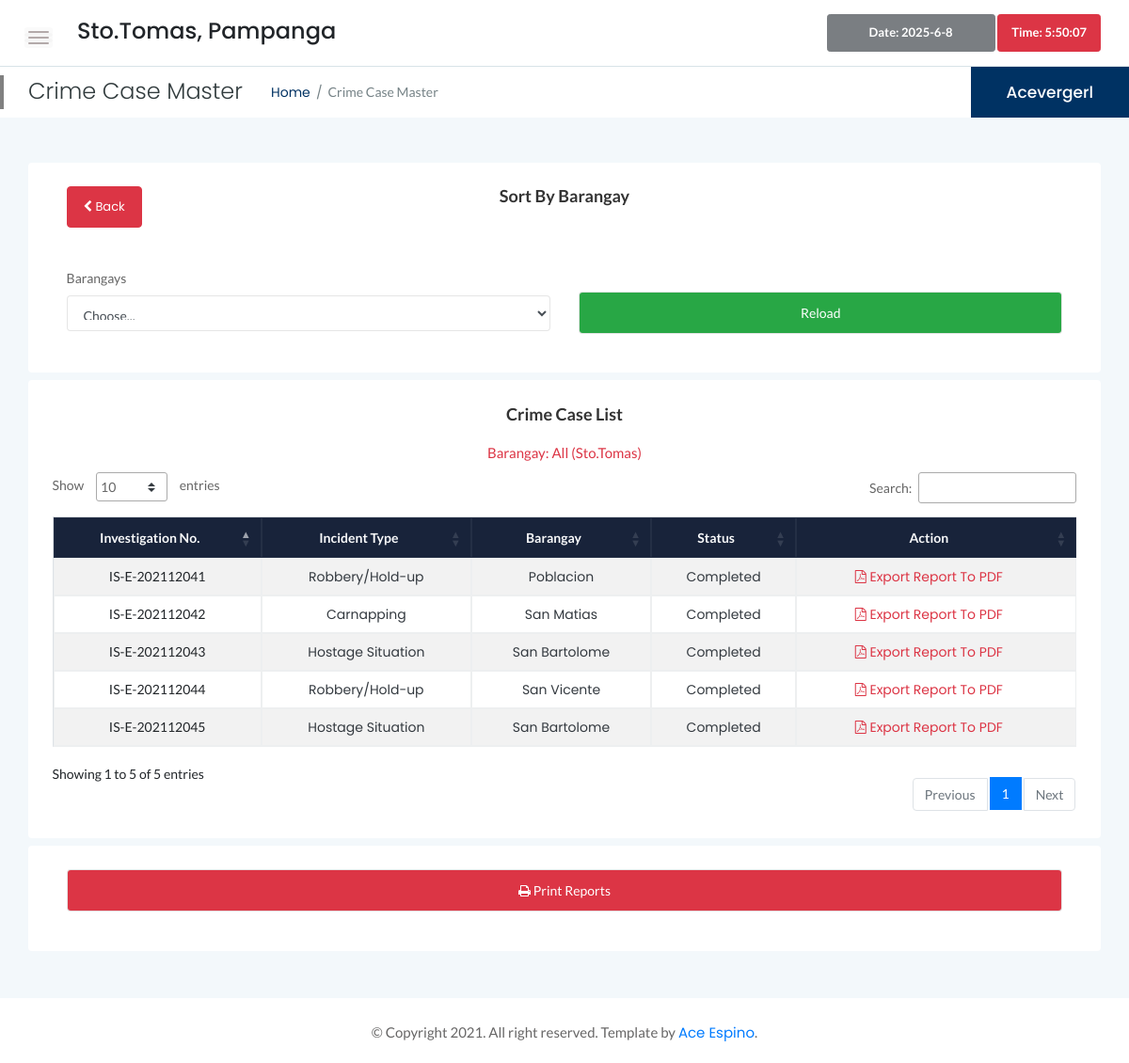
The app's page /admin-crimereports.php (signed in) with its own data.
### tables this page shows
CREATE TABLE `tbl_irf` (
  `id` int(11) NOT NULL,
  `blotterno` varchar(255) NOT NULL,
  `incitype` varchar(255) NOT NULL,
  `datereported` date NOT NULL,
  `timereported` time NOT NULL,
  `dateincident` date NOT NULL,
  `timeincident` time NOT NULL,
  `isitcrime` varchar(255) NOT NULL,
  `narrativerep` longtext NOT NULL,
  `placeofinci` varchar(255) NOT NULL,
  `status` varchar(255) NOT NULL,
  `barangay` varchar(255) NOT NULL,
  `municipality` varchar(255) NOT NULL,
  `province` varchar(255) NOT NULL
);

### admin-crimereports.php (the view, shortened to what this page needs)
<?php
if (isset($_SESSION['ID']) && isset($_SESSION['NAME'])) {
$cbtn = $_SESSION['choosebtn'];
if ($cbtn == 0) {
   $cbtn ="All (Sto.Tomas)";
}
?>
<!doctype html>
<html class="no-js" lang="en">
<head>
    <link rel="stylesheet" href="assets/css/bootstrap.min.css">
    <link rel="stylesheet" href="assets/css/font-awesome.min.css">
    <link rel="stylesheet" href="assets/css/themify-icons.css">
    <link rel="stylesheet" href="assets/css/metisMenu.css">
    <link rel="stylesheet" href="assets/css/owl.carousel.min.css">
    <link rel="stylesheet" href="assets/css/slicknav.min.css">
    <link rel="stylesheet" href="https://www.amcharts.com/lib/3/plugins/export/export.css" type="text/css" media="all" />
    <link rel="stylesheet" type="text/css" href="https://cdn.datatables.net/1.10.19/css/jquery.dataTables.css">
    <link rel="stylesheet" type="text/css" href="https://cdn.datatables.net/1.10.18/css/dataTables.bootstrap4.min.css">
    <link rel="stylesheet" type="text/css" href="https://cdn.datatables.net/responsive/2.2.3/css/responsive.bootstrap.min.css">
    <link rel="stylesheet" type="text/css" href="https://cdn.datatables.net/responsive/2.2.3/css/responsive.jqueryui.min.css">
    <link rel="stylesheet" href="assets/css/typography.css">
    <link rel="stylesheet" href="assets/css/default-css.css">
    <link rel="stylesheet" href="assets/css/styles.css">
    <link rel="stylesheet" href="assets/css/responsive.css">
</head>
<body onload="startTime()">
    <div class="page-container">
        <div class="main-content">
            <div class="header-area">
                <div class="row align-items-center">
                    <div class="col-md-6 col-sm-8 clearfix">
                        <div class="nav-btn pull-left">
                            <span></span>
                            <span></span>
                            <span></span>
                        </div>
                        <h4>Sto.Tomas, Pampanga </h4>
                    </div>
                    <div class="col-md-6 col-sm-4 clearfix">
                        <ul class="notification-area pull-right">
                            <li>
                                <input type="text" class="btn btn-dark btn-sm font-weight-bold" id="currentDateTime" disabled="">
                            </li>
                            <div id="txt" class="btn btn-danger btn-sm font-weight-bold" disabled pointer-events:none;></div>
                        </ul>
                    </div>
                </div>
            </div>
            <div class="page-title-area">
                <div class="row align-items-center">
                    <div class="col-sm-6">
                        <div class="breadcrumbs-area clearfix">
                            <h4 class="page-title pull-left">Crime Case Master</h4>
                            <ul class="breadcrumbs pull-left">
                                <li><a href="index.html">Home</a></li>
                                <li><span>Crime Case Master</span></li>
                            </ul>
                        </div>
                    </div>
                    <div class="col-sm-6 clearfix">
                        <div class="user-profile pull-right">
                            <h4 class="user-name dropdown-toggle" data-toggle="dropdown"><?php echo $_SESSION['NAME'];?></h4>
                        </div>
                    </div>
                </div>
            </div>
            <div class="main-content-inner">
                <div class="container-fluid">
                    <div class="row">
                        <div class="col mt-5">
                            <div class="card">
                                <div class="card-body">
                                    <div class="container-fluid">
                                        <div class="row">
                                            <div class="col">
                                                <a href="admin-crimelist.php" class="btn btn-danger"><i class="fa fa-chevron-left" aria-hidden="true"></i> Back</a>
                                            </div>
                                            <div class="col mb-5">
                                                 <h2 class="header-title text-center">Sort by barangay</h2>
                                            </div>
                                            <div class="col">
                                            </div>
                                        </div>
                                    </div>
                                    <div class="container">
                                        <form action="code.php" method="POST">
                                            <div class="row">
                                                <div class="col form-group">
                                                    <label>Barangays</label>
                                                    <select class="form-control" name="chooseinp">
                                                        <option selected="" readonly="">Choose...</option>
                                                    </select>
                                                </div>
                                                <div class="col form-group mt-1">
                                                    <button type="submit" class="btn btn-success form-control" name="reloadbtn">Reload</button>
                                                </div>
                                            </div>
                                        </form>
                                    </div>
                                </div>
                            </div>
                        </div>
                    </div>
                    <div class="row">
                        <div class="col mt-2">
                            <div class="card">
                                <div class="card-body">
                                    <div class="container-fluid">
                                        <div class="row">
                                            <div class="col">
                                            </div>
                                            <div class="col mb-2">
                                                <h2 class="header-title text-center">Crime Case List</h2>
                                                <p class="text-center text-danger">Barangay: <?php echo $cbtn; ?></p>
                                            </div>
                                            <div class="col">
                                            </div>
                                        </div>
                                    </div>
                                    <table id="example" class="table table-striped table-bordered" style="width:100%">
                                        <thead class="bg-my-secondary text-light">
                                            <tr>
                                                <th class="text-center">Investigation No.</th>
                                                <th class="text-center">Incident Type </th>
                                                <th class="text-center">Barangay</th>
                                                <th class="text-center">Status</th>
                                                <th class="text-center">Action</th>
                                            </tr>
                                        </thead>
                                        <tbody>
                                            <?php
                                                $sname = "localhost";
                                                $uname = "root";
                                                $password = "";
                                                $db_name = "ciras";
                                                $conn = mysqli_connect($sname, $uname, $password, $db_name);
                                                if ($cbtn == "All (Sto.Tomas)") {
                                                       $table = mysqli_query($conn,"SELECT * FROM tbl_irf WHERE isitcrime='Yes' AND status = 'Completed' ");
                                                }else{
                                                     $table = mysqli_query($conn,"SELECT * FROM tbl_irf WHERE isitcrime='Yes' AND status = 'Completed' AND barangay = '".$cbtn."' ");
                                                }
                                                if(mysqli_num_rows($table) > 0)
                                                {
                                                  while ($row = mysqli_fetch_assoc($table))
                                                  {
                                                  ?>
                                            <tr>
                                                <td class="text-center"><?php echo $row["blotterno"]; ?></td>
                                                <td class="text-center"><a href="" class="text-dark"><?php echo $row["incitype"]; ?></a>
                                                </td>
                                                <td class="text-center"><a href="" class="text-dark"><?php echo $row["barangay"]; ?></a>
                                                </td>
                                                <td class="text-center"><a href="" class="text-dark"><?php echo $row["status"]; ?></a></td>
                                                <td>
                                                    <ul class="d-flex justify-content-center">
                                                        <li class="mr-3"><a href="#" class="text-danger"><i class="fa fa-file-pdf-o" aria-hidden="true"></i> Export Report To PDF </a></li>
                                                    </ul>
                                                </td>
                                            </tr>
                                                <?php
                                                    }
                                                    }
                                                    ?>
                                        </tbody>
                                    </table>
                                </div>
                            </div>
                        </div>
                    </div>
                    <div class="row">
                        <div class="col mt-2">
                            <div class="card">
                                <form method="post" action="generate_pdf.php">
                                    <div class="card-body">
                                        <div class="container-fluid">
                                            <div class="row">
                                                <div class="col form-group">
                                                    <button type="submit" class="btn btn-danger form-control" name="generate_pdf"><i class="fa fa-print" aria-hidden="true"></i> Print Reports</button>
                                                </div>
                                            </div>
                                        </div>
                                    </div>
                                </form>
                            </div>
                        </div>
                    </div>
                </div>
            </div>
        </div>
        <footer>
            <div class="footer-area">
                <p>© Copyright 2021. All right reserved. Template by <a href="https://www.facebook.com/acevergel.espino">Ace Espino</a>.</p>
            </div>
        </footer>
    </div>
</body>
</html>
<?php
}else{
  header("Location:index.php");
  exit();
}
 ?>

### assets/css/styles.css (style rules this page uses)
.page-container { width: 100%; height: 100%; min-height: 100vh; padding-left: 280px; -webkit-transition: padding-left 0.3s ease 0s; transition: padding-left 0.3s ease 0s; }
.bg-my-secondary { background: #18233a; }
.sbar_collapsed.page-container { padding-left: 0; }
.card { border: none; border-radius: 4px; background-color: #fff; -webkit-transition: all 0.3s ease 0s; transition: all 0.3s ease 0s; }
.card-body { padding: 25.6px; padding: 1.6rem; }
.main-content { width: 100%; background: #F3F8FB; }
.main-content-inner { padding: 0 30px 50px; }
.header-area { padding: 15px 30px; background: #fff; border-bottom: 1px solid #d8e3e7; }
.nav-btn { margin: 10px 30px 0 0; cursor: pointer; }
.nav-btn span { display: block; width: 22px; height: 2px; background: #b3aaaa; margin: 4px 0; border-radius: 15px; -webkit-transition: all 0.3s ease 0s; transition: all 0.3s ease 0s; box-shadow: 0 0 0 4px rgba(99, 96, 96, 0.03); }
.nav-btn span:nth-child(2) { opacity: 0; }
.nav-btn span:first-child { -webkit-transform: rotate(45deg)translate(5px, 5px); transform: rotate(45deg)translate(5px, 5px); }
.nav-btn span:last-child { -webkit-transform: rotate(-45deg)translate(3px, -3px); transform: rotate(-45deg)translate(3px, -3px); }
.sbar_collapsed .nav-btn span { transform: none; opacity: 1; }
.notification-area { -webkit-user-select: none; -moz-user-select: none; -ms-user-select: none; user-select: none; position: relative; z-index: 1; }
.notification-area li { display: inline-block; margin-left: 20px; cursor: pointer; -webkit-user-select: none; -moz-user-select: none; -ms-user-select: none; user-select: none; }
.page-title-area { padding: 0 30px; background: #fff; position: relative; }
.page-title-area:before { content: ''; position: absolute; left: 0; top: 50%; width: 4px; height: 36px; background: gray; -webkit-transform: translateY(-50%); transform: translateY(-50%); }
.page-title { font-size: 24px; font-weight: 300; color: #313b3d; letter-spacing: 0; margin-right: 30px; }
ul.breadcrumbs { margin-top: 4px; }
.breadcrumbs li { display: inline-block; }
.breadcrumbs li a, .breadcrumbs li span { display: block; font-size: 14px; font-weight: 400; color: #003263; letter-spacing: 0; margin-right: 16px; position: relative; }
.breadcrumbs li a:before { content: '/'; color: #768387; position: absolute; right: -13px; top: 0; }
.breadcrumbs li span { margin-right: 0; color: #768387; text-transform: capitalize; }
.user-profile { margin-right: -30px; display: -webkit-box; display: -ms-flexbox; display: flex; -webkit-box-align: center; -ms-flex-align: center; align-items: center; -ms-flex-wrap: wrap; flex-wrap: wrap; background: -webkit-linear-gradient(left, #003263 0%, #003263 100%); background: linear-gradient(to right, #003263 0%, #003263 100%); padding: 17px 38px; position: relative; }
.user-name { font-size: 17px; font-weight: 500; color: #fff; letter-spacing: 0; cursor: pointer; -webkit-user-select: none; -moz-user-select: none; -ms-user-select: none; user-select: none; }
.notification-area .dropdown-toggle, .user-name.dropdown-toggle { position: relative; }
.notification-area .dropdown-toggle:after, .user-name.dropdown-toggle:after { display: none; }
.header-title { font-family: 'Lato', sans-serif; font-size: 18px; font-weight: 600; letter-spacing: 0; color: #333; text-transform: capitalize; margin-bottom: 17px; }
.footer-area { text-align: center; padding: 23px 0 19px; background: #fff; }
.footer-area p { color: #676666; margin-bottom: 0; }
.btn { padding: 11px 17px; font-size: 13px; letter-spacing: 0; }
.btn-sm { padding: 9px 14px; }
.form-control, .form-control:focus { outline: none; box-shadow: none; }
.form-control { font-size: 14px; border: 1px solid rgba(170, 170, 170, .3); padding: 10.72px 12.8px; padding: .67rem .8rem; }
label { font-weight: 500; color: #666; display: inline-block; margin-bottom: 8px; margin-bottom: .5rem; }
table tr th { border-bottom: none; }
table tr th, table tr td { border-top: 1px solid rgba(120, 130, 140, 0.13) !important; }
.table-bordered td, .table-bordered th { border: 1px solid rgba(120, 130, 140, 0.13) !important; }
table.dataTable.no-footer { border-bottom: 1px solid rgba(120, 130, 140, 0.13) !important; }
table.dataTable thead th, table.dataTable thead td { border-bottom-color: transparent; }

### records on screen
tbl_irf: blotterno "IS-E-202112041", incitype "Robbery/Hold-up", barangay "Poblacion", status "Completed"
tbl_irf: blotterno "IS-E-202112044", incitype "Robbery/Hold-up", barangay "San Vicente", status "Completed"
tbl_irf: blotterno "IS-E-202112043", incitype "Hostage Situation", barangay "San Bartolome", status "Completed"
tbl_irf: blotterno "IS-E-202112042", incitype "Carnapping", barangay "San Matias", status "Completed"
tbl_irf: blotterno "IS-E-202112045", incitype "Hostage Situation", barangay "San Bartolome", status "Completed"

### other values on screen
$_SESSION['NAME'] "Acevergerl"
$cbtn "All (Sto.Tomas)"
